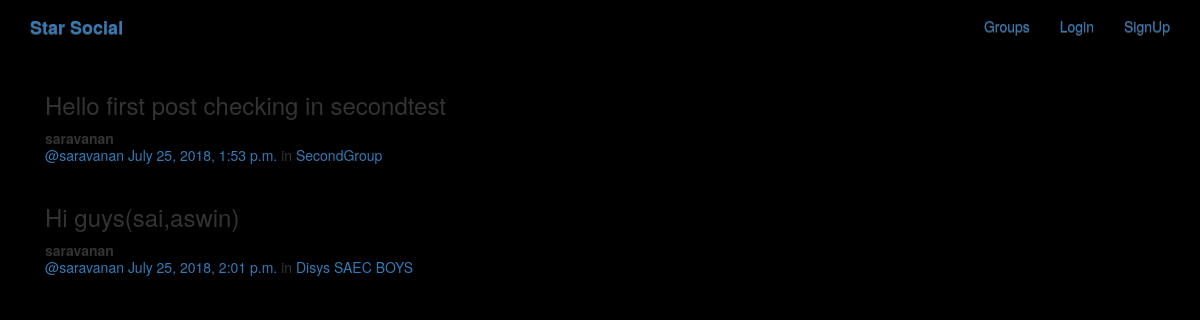
/posts/, run on the app's committed database.
### posts/models.py (models this page shows, shortened)
class Post(models.Model):
    user = models.ForeignKey(User,related_name='posts',on_delete=models.CASCADE,)
    created_at = models.DateTimeField(auto_now=True)
    message = models.TextField()
    message_html = models.TextField(editable=False)
    group = models.ForeignKey(Group,on_delete=models.CASCADE,related_name='posts',null=True,blank=True)
    class meta:
        ordering = ['-created_at']
        unique_together = ['user','message']

### groups/models.py (models this page shows, shortened)
class Group(models.Model):
    name = models.CharField(max_length=255,unique=True)
    slug = models.SlugField(allow_unicode=True,unique=True)
    description = models.TextField(blank=True,default='')
    description_html = models.TextField(editable=False,default='',blank=True)
    members = models.ManyToManyField(User,through='GroupMember')
    class Meta:
        ordering = ['name']

### posts/views.py (the view)
# urls.py: path('', views.PostList.as_view(), name='all'),
class PostList(SelectRelatedMixin,generic.ListView):
    model = models.Post
    select_related = ('user','group')

### posts/templates/posts/post_list.html (shortened to what this page needs)
{% extends "posts/post_base.html" %}
{% block post_content %}
<div class="col-md-8">
    {% for post in post_list %}
        {% include "posts/_post.html" %}
    {% endfor %}
</div>
{% endblock %}

### posts/templates/posts/_post.html (shortened to what this page needs)
<div class="post media">
        <h3>{{ post.message_html|safe }}</h3>
        <div class="media-body">
            <strong>{{ post.user.username }}</strong>
            <h5 class="media-heading">
                <span class="username"><a href="{% url 'posts:for_user' username=post.user.username %}">@{{ post.user.username }}</a></span>
                <time class="time"><a href="{% url 'posts:single' username=post.user.username pk=post.pk %}">{{ post.created_at }}</a></time>
                {% if post.group %}
                <span class="group-name">in <a href="#">{{ post.group.name }}</a></span>
                {% endif %}
            </h5>
        </div>
    </div>

### static/simplesocial/css/master.css (style rules this page uses)
body { background-color: #000000; margin: 0px; overflow: hidden; }

### data on the page
Post: message_html "Hello first post checking in secondtest", user.username "saravanan", created_at "July 25, 2018, 1:53 p.m.", group.name "SecondGroup"
Post: message_html "Hi guys(sai,aswin)", user.username "saravanan", created_at "July 25, 2018, 2:01 p.m.", group.name "Disys SAEC BOYS"
